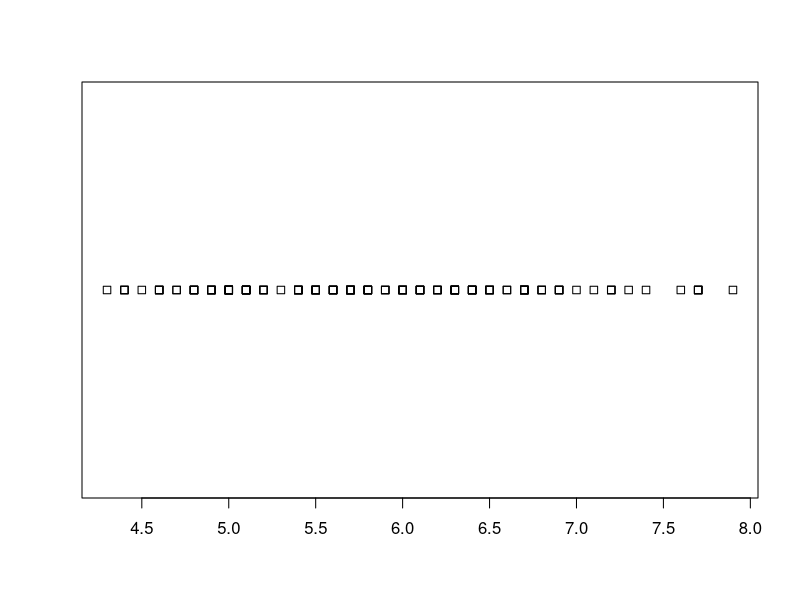
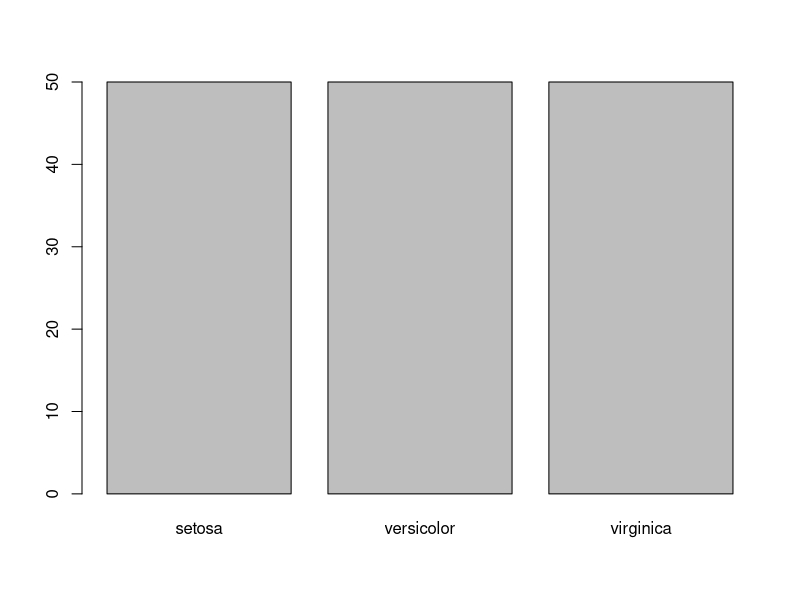
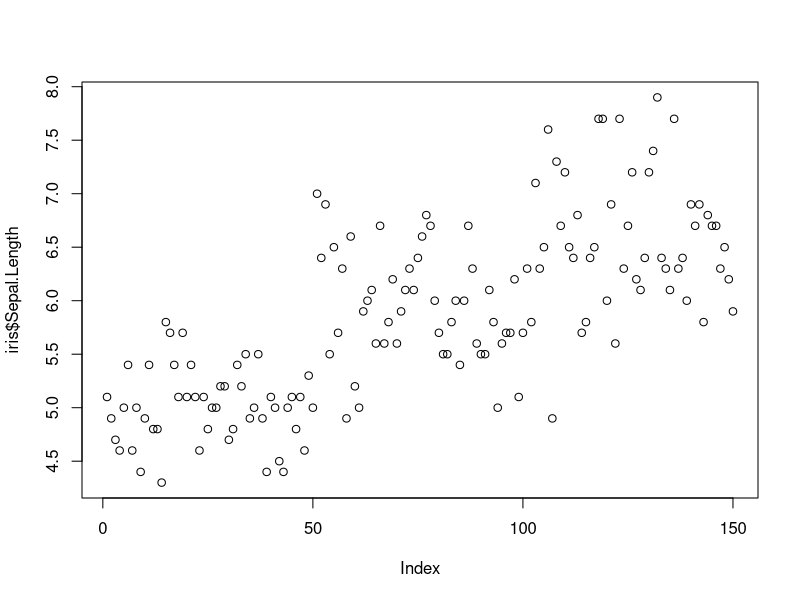
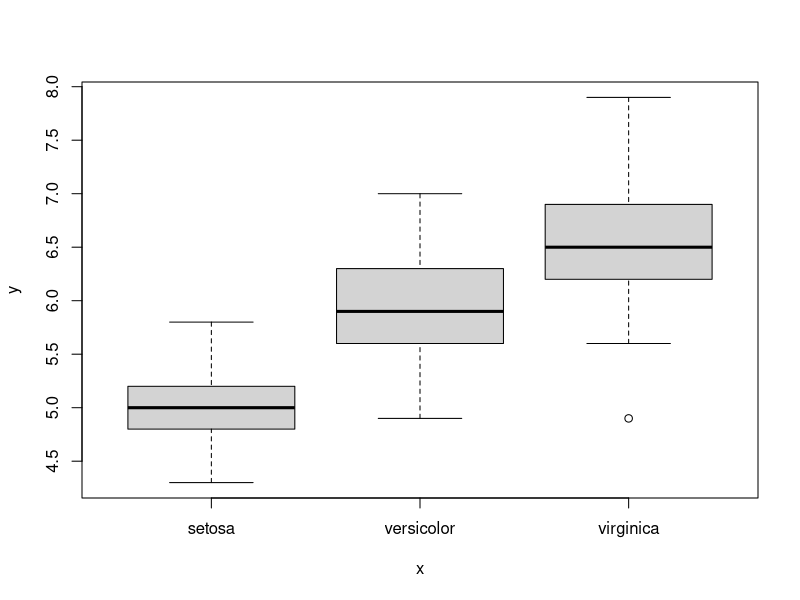
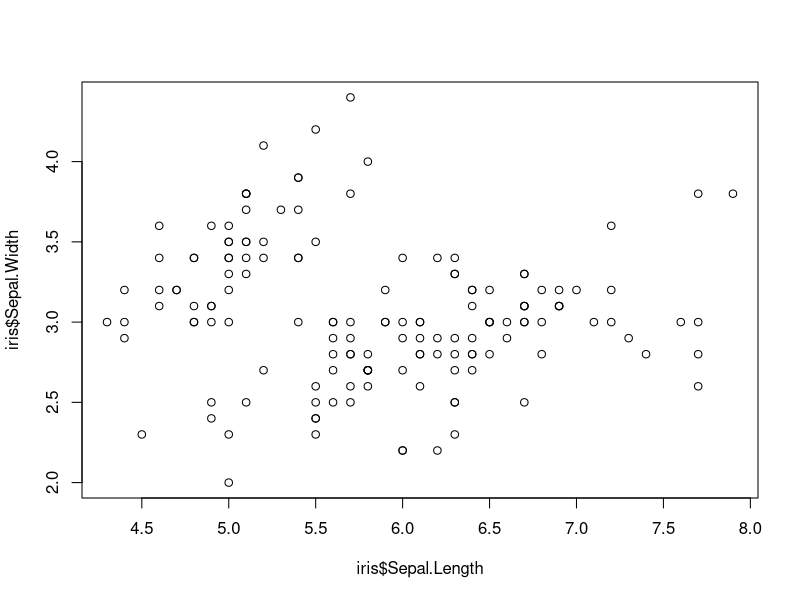
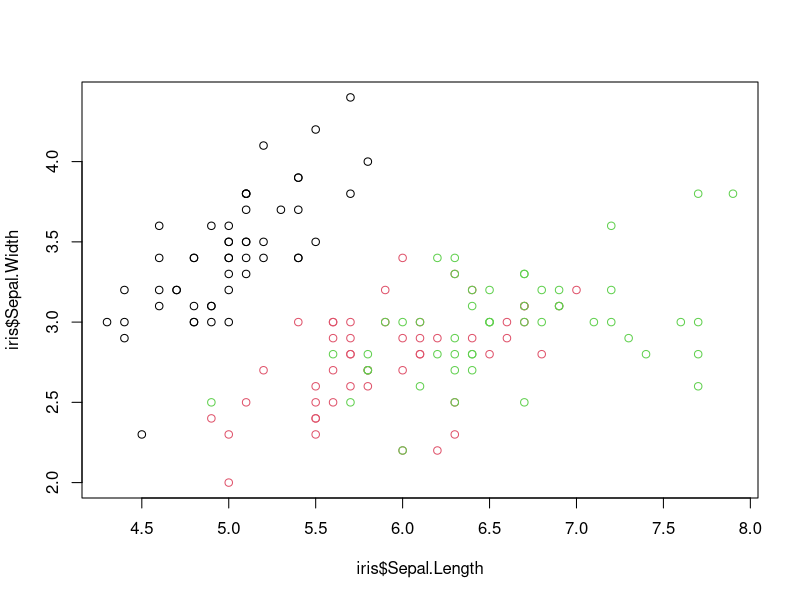
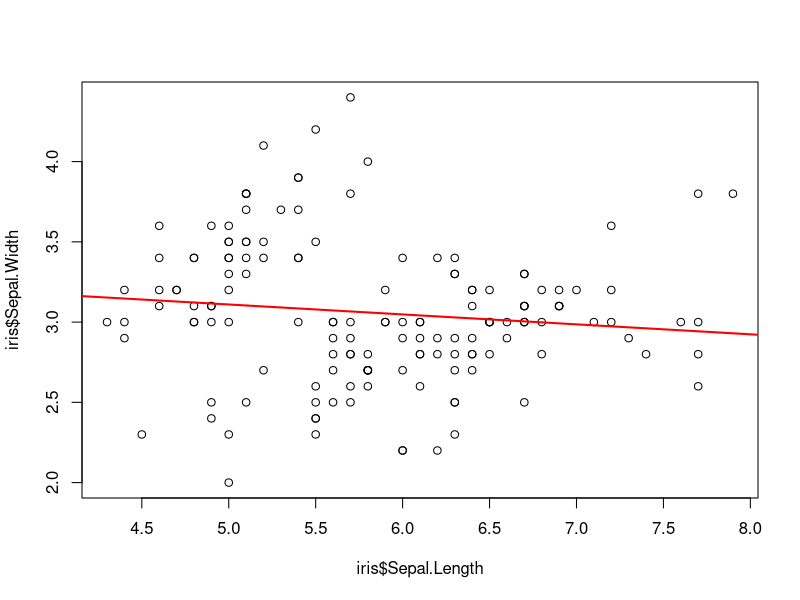
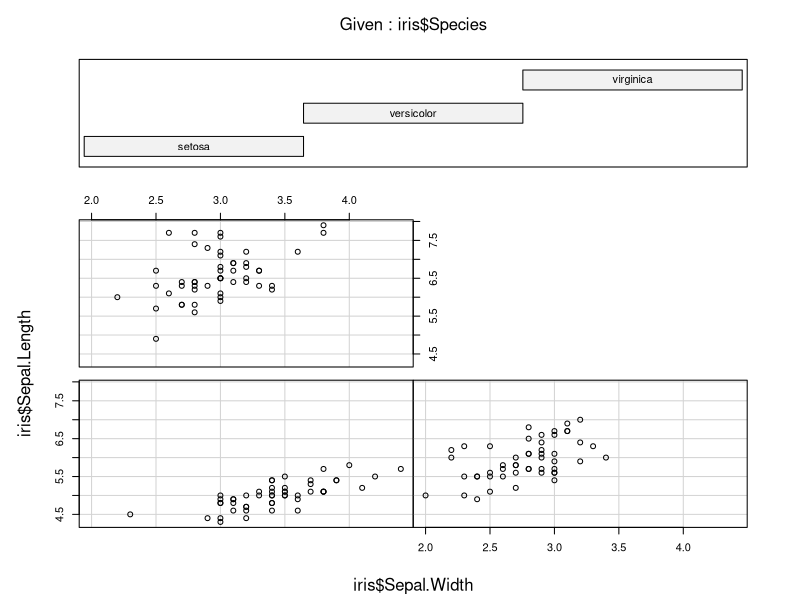

These figures' R source, in order:
## ---- chunk 1
library(tidyverse)
library(ggthemes)
iris<-as_tibble(iris)
iris
## ---- chunk 2
summary(iris)
## ---- chunk 3
stripchart(iris$Sepal.Length)
## ---- chunk 4
plot(iris$Species)
plot(iris$Sepal.Length) #Scatterplots can be created using `plot()`. If we use `plot()` command with only one variable, we get graph with values versus index. Index corresponds to rownumber in the iris table We can use this representation to find out where we have gross outliers in our variable.
plot(iris$Species, iris$Sepal.Length)
plot(iris$Sepal.Length, iris$Sepal.Width)
plot(iris$Sepal.Length, iris$Sepal.Width, col=iris$Species)
plot(iris$Sepal.Length, iris$Sepal.Width)
abline(
  lm(iris$Sepal.Width~iris$Sepal.Length), 
  col="red", 
  lwd=2
  )

#conditioning plot
coplot(iris$Sepal.Length ~ iris$Sepal.Width | iris$Species)
coplot(iris$Sepal.Length ~ iris$Sepal.Width | iris$Petal.Length)
coplot(iris$Sepal.Length ~ iris$Sepal.Width | iris$Species + iris$Petal.Length)

## ---- chunk 5
plot(iris$Sepal.Length, iris$Sepal.Width, 
     col = iris$Species, # dots are colored by species
     pch = 16, # we use filled dots instead of default empty dots
     xlab = "sepal length", #x axis label
     ylab = "petal length", #y axis label
     main = "Iris" #graph label
)
      
palette() #you can change the color scheme by inputting a vector of colornames
legend("topright", # we place legend to the top right corner of the plot
       legend = levels(iris$Species), # species names in the legend
       pch = 16, # dot shape
       bty = "n", # the type of box to be drawn around the legend: "n" no box
       col = 1:3) # new colors are added with numbers 1 to 3. 
## ---- chunk 6
hist(iris$Sepal.Length)
## ---- chunk 7
hist(iris$Sepal.Length,
     freq = FALSE, #if TRUE, the histogram graphic is a representation of frequencies, the counts component of the result; if FALSE, probability densities are plotted so that the histogram has a total area of one
     col="red",
     breaks = 15,
     xlim = c(3, 9), #limits the X axis from 3 to 9
     ylim = c(0, 0.6), #limits the Y axis from 0 to 0.6
     main = "Iris",
     xlab = "sepal length")

abline(v = median(iris$Sepal.Length), col = "blue", lwd = 2)
abline(h = 0.3, col = "cyan", lwd = 2)
## ---- chunk 8
hist(iris$Sepal.Length, breaks = seq(4, 9, by = 0.25))
## ---- chunk 9
plot(iris[,1:4], 
      main = "Iris Dataset",
      pch = 21, # dots need to be big enough to display color
      bg = iris$Species) # color by species
## ---- chunk 10
iris %>% ggplot()
## ---- chunk 11
iris %>% ggplot(aes(x=Sepal.Length, y=Sepal.Width))
## ---- chunk 12
iris %>% ggplot(aes(x=Sepal.Length, y=Sepal.Width)) + 
  geom_point() + 
  geom_smooth(method = "lm")
## ---- chunk 13
iris %>% ggplot(aes(x=Sepal.Length, y=Sepal.Width)) +
  geom_point(aes(color=Species)) + 
  geom_smooth(method = "lm")
## ---- chunk 14
iris %>% ggplot(aes(x=Sepal.Length, y=Sepal.Width)) +
  geom_point(aes(color=Species)) + 
  geom_smooth(method = "lm", color="black", se=FALSE) +
  theme_classic()
## ---- chunk 15
ggplot(iris, aes(x=Sepal.Length, y=Sepal.Width)) +
  geom_point() +
  geom_smooth(data=filter(iris, Species =="setosa"), method = lm) +
  theme_classic()
## ---- chunk 16
ggplot(iris, aes(x=Sepal.Length, y=Sepal.Width)) +
  geom_point() +
  geom_smooth(data=filter(iris, Species %in% c("virginica", "versicolor")), method = lm) + 
  theme_bw()
## ---- chunk 17
ggplot(iris, aes(x=Sepal.Length, y=Sepal.Width, color=Species)) +
  geom_point() +
  geom_smooth(method = "lm", se=F) +
  theme_tufte()
## ---- chunk 18

ggplot(midwest, aes(percwhite, percbelowpoverty)) +
  geom_point(aes(size = poptotal)) +
  geom_smooth(aes(weight = poptotal), method = lm, size = 1) + 
  geom_smooth(method = lm, color="red") +
  labs(x="percent white", y="percent below poverty")
## ---- chunk 19
ggplot(iris) +
  geom_point(aes(x=Sepal.Length, y=Sepal.Width, size = Petal.Length, color= Species))
## ---- chunk 20
ggplot(iris) +
  geom_point(aes(x=Sepal.Length, y=Sepal.Width, size = Petal.Length), color= "red")
## ---- chunk 21
head(mpg, 2)
mpg<-mpg

best_in_class <- mpg %>%
  group_by(class) %>%
  top_n(1, hwy)

head(best_in_class)
## ---- chunk 22
ggplot(mpg, aes(displ, hwy)) +
  geom_point(aes(colour = class))+
  geom_point(size = 3, shape = 1, data = best_in_class) 
## ---- chunk 23
ggplot(mpg, aes(displ, hwy)) +
  geom_point(aes(colour = class))+
  geom_point(size = 3, shape = 1, data = best_in_class) +
  ggrepel::geom_label_repel(aes(label = model), data = best_in_class, cex=2)

## ---- chunk 24
# Simple scatter plot
sp <- ggplot(data=mtcars, aes(x=wt, y=mpg)) + geom_point()
# Add horizontal line at y = 2O
sp + geom_hline(yintercept=20)
# Change line type and color
sp + geom_hline(yintercept=20, linetype="dashed", color = "red")
# Change line size
sp + geom_hline(yintercept=20, linetype="dashed", 
                color = "red", size=2)
## ---- chunk 25
# Add a vertical line at x = 3
sp + geom_vline(xintercept = 3, linetype="dotted", 
                color = "blue", size=1.5)
## ---- chunk 26
reg<-lm(mpg ~ wt, data = mtcars)
reg
coeff=coefficients(reg)
# Equation of the line : 
sp + geom_abline(intercept = coeff[1], slope = coeff[2], color="red", 
                 linetype="dashed", size=1.5)
## ---- chunk 27
# Add a vertical line segment
sp + geom_segment(aes(x = 4, y = 15, xend = 4, yend = 27))
# Add horizontal line segment
sp + geom_segment(aes(x = 2, y = 15, xend = 3, yend = 15))
## ---- chunk 28
library(grid)
sp + geom_segment(aes(x = 5, y = 30, xend = 3.5, yend = 25),
                  arrow = arrow(length = unit(0.5, "cm")))
## ---- chunk 29
#here we separate different classes of cars into different colors
ggplot(mpg, aes(displ, hwy)) +
  geom_point(aes(colour = class))
## ---- chunk 30
ggplot(mpg, aes(displ, hwy)) +
   geom_point()+
  facet_wrap(~class, nrow=2)
## ---- chunk 31
ggplot(mpg, aes(displ, hwy)) +
   geom_point()+
  facet_wrap(~drv, ncol=1)
## ---- chunk 32
ggplot(mpg, aes(displ, hwy)) +
   geom_point()+
  facet_grid(drv ~ cyl)
## ---- chunk 33
ggplot(mpg, aes(displ, hwy)) +
   geom_point()+
  facet_grid(. ~ drv)
## ---- chunk 34
ggplot(mpg, aes(displ, hwy)) +
   geom_point()+
  facet_grid(drv ~ .)
## ---- chunk 35
ggplot(diamonds, aes(log10(carat), log10(price))) +
  geom_bin2d()
## ---- chunk 36
ggplot(diamonds, aes(carat, price)) +
  geom_bin2d() + 
  scale_x_log10() + 
  scale_y_log10()
## ---- chunk 37
sp <- ggplot(cars, aes(x = speed, y = dist)) + geom_point()
sp
#data and scale are linear

sp + scale_x_continuous(trans='log2') + scale_y_continuous(trans='log2')
#data and scale are both logarithmic

sp + coord_trans(x="log2", y="log2") #data is log transformed but the scale is linear
## ---- chunk 38
ggplot(mpg, aes(displ, hwy)) +
  geom_point() +
  scale_y_continuous(breaks = seq(15, 40, by = 5))
## ---- chunk 39
ggplot(mpg, aes(displ, hwy)) +
  geom_point() +
  scale_x_continuous(labels = NULL) +
  scale_y_continuous(labels = NULL)
## ---- chunk 40
ggplot(iris, mapping = aes(x = Species, y = Sepal.Length)) + 
  geom_boxplot() +
  coord_flip()
## ---- chunk 41
a1 <- ggplot(iris, aes(Sepal.Length, Sepal.Width, color = Species)) + 
  geom_point()

a1 + labs(
     title = "Title",
     subtitle = "subtitle",
     caption = "caption"
      )
## ---- chunk 42
a1 + labs(
     x = "Length",
     y = "Width",
     color = "Iris sp."
     )
## ---- chunk 43
ggplot(mpg, aes(displ, hwy)) +
  geom_point(aes(color = drv)) +
  scale_colour_brewer(palette = "Set1")
## ---- chunk 44
df <- data.frame(x = 1, y = 1:5, z = c(1, 3, 2, NA, 5))
p <- ggplot(df, aes(x, y)) + geom_tile(aes(fill = z), size = 5)
p
# Make missing colours invisible
p + scale_fill_gradient(na.value = NA)
# Customise on a black and white scale
p + scale_fill_gradient(low =  "black" , high =  "white" , na.value =  "red" )

#gradient between n colours
p+scale_color_gradientn(colours = rainbow(5))
## ---- chunk 45
ToothGrowth <- ToothGrowth
ToothGrowth$dose <- as.factor(ToothGrowth$dose)
mtcars <- mtcars
mtcars$cyl <- as.factor(mtcars$cyl)

#bp for discrete color scales
bp<-ggplot(ToothGrowth, aes(x=dose, y=len, fill=dose)) +
  geom_boxplot()
bp

#sp for continuous scales
sp<-ggplot(mtcars, aes(x=wt, y=mpg, color=cyl)) + geom_point()
sp

#The lightness (l) and the chroma (c, intensity of color) 
#of the default (hue) colors can be modified
bp + scale_fill_hue(l=40, c=35) #boxplot
sp + scale_color_hue(l=40, c=35) #scatterplot

#manual color
bp + scale_fill_manual(values=c("#999999", "#E69F00", "#56B4E9"))
sp + scale_color_manual(values=c("#999999", "#E69F00", "#56B4E9"))

#install.packages("wesanderson")
#library(wesanderson)
#bp+scale_fill_manual(values=wes_palette(n=3, name="GrandBudapest"))

## ---- chunk 46
# Box plot
bp + scale_fill_manual(breaks = c("2", "1", "0.5"), 
                       values=c("red", "blue", "green"))
# Scatter plot
#sp + scale_color_manual(breaks = c("8", "6", "4"),
#                        values=c("red", "blue", "green"))


# color palettes
bp + scale_fill_brewer(palette="Dark2") 
#sp + scale_color_brewer(palette="Dark2") 

#use graysacle
#Change the gray value at the low and the high ends of the palette :
bp + scale_fill_grey(start=0.8, end=0.2) + theme_classic() 
#sp + scale_color_grey(start=0.8, end=0.2) + theme_classic() 
## ---- chunk 47

set.seed(10) #make predictable random data
baseline <- rlnorm(100, 0, 1)
post <- 0.8*baseline + rnorm(100, 0, 0.10*baseline)
my.data <- data.frame(baseline, post)
ggplot(my.data, aes(x=baseline, y=post)) +
    theme_bw() + 
    geom_point(shape=1) +    # Use hollow circles
    geom_smooth(method=lm) +  # Add linear regression line 
    geom_abline(slope = 1, intercept = 0, linetype = 2, colour = "red")
## ---- chunk 48
diff <- (post - baseline)
diffp <- (post - baseline)/baseline*100
sd.diff <- sd(diff)
sd.diffp <- sd(diffp)
my.data <- data.frame(baseline, post, diff, diffp)
